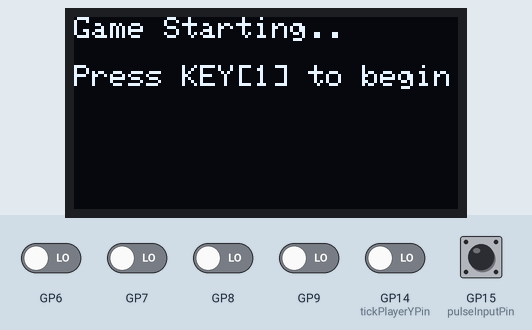
Bench run of a sketch on a simulated Raspberry Pi Pico. On the bench: 128×64 one-colour display. The test bench sets the inputs (shaded band); at power-on: GP6–9, GP14 (tickPlayerYPin), GP15 (pulseInputPin) LOW.

Above: at 1.2 s.
1.3 s: GP15 (pulseInputPin) pulled HIGH for 0.15 s
2.0 s: GP6 driven HIGH
At 2.3 s:
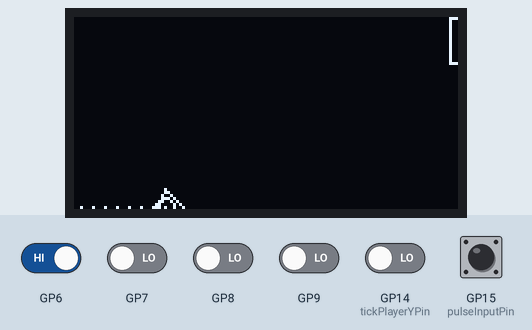
4.5 s: GP15 (pulseInputPin) pulled HIGH for 1 s
At 5.7 s:
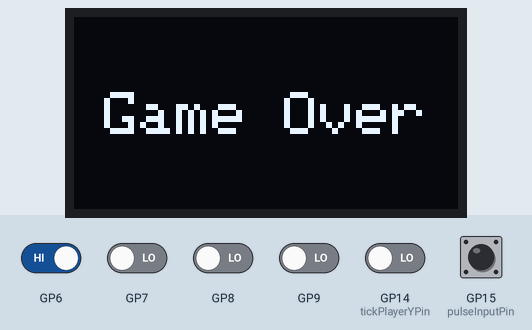
7.0 s: GP15 (pulseInputPin) pulled HIGH for 0.15 s
At 7.22 s:
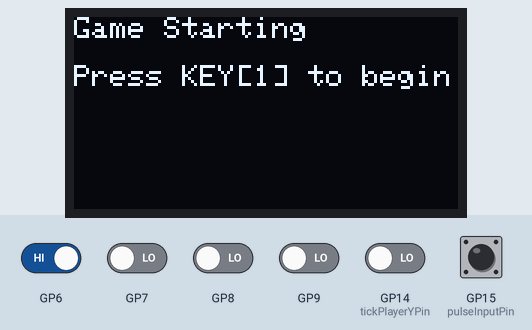
Timing chart, 0 to 8.7 s (numbered marks = the images above; inputs shaded):
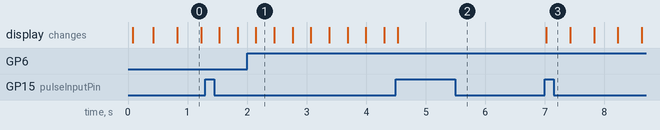

The sketch:

sketch_mar26a.ino
```cpp
#include <Wire.h>
#include <Adafruit_GFX.h>
#include <Adafruit_SSD1306.h>

#define SCREEN_WIDTH 128
#define SCREEN_HEIGHT 64
#define OLED_RESET -1

Adafruit_SSD1306 display(SCREEN_WIDTH, SCREEN_HEIGHT, &Wire, OLED_RESET);

// === Trail Logic ===
const int trailSize = 16;
const int trailMoveDelay = 8;
const int trailSpawnDelay = 100;

struct TrailDot {
  int x;
  int y;
};

TrailDot trail[trailSize];
unsigned long lastTrailMoveTime = 0;
unsigned long lastTrailSpawnTime = 0;
int nextTrailSlot = 0;

// === FSM and Movement ===
volatile bool pulseReceived = false;
int screenState = 1;
int lastScreenState = 0;
bool screenNeedsUpdate = true;

unsigned long lastPulseUpdate = 0;
int pulseStage = 0;

const int pulseInputPin  = 15;
const int tickPlayerYPin = 14;

unsigned long bootTime         = 0;
unsigned long lastJumpTime     = 0;

int playerY = 0;
bool isClimbing = false;
int playerYDisplay = 0;  // <=== Shared playerY display value for sync

// === Level Timer ===
unsigned long screen2StartTime = 0;
bool levelComplete = false;

// === Obstacle Blocks ===
const int MAX_BLOCKS = 16;
int blockX[MAX_BLOCKS];
int blockLane[MAX_BLOCKS];
int blockCount = 0;

const int blockSpeedDelay = 31;
unsigned long lastBlockMoveTime = 0;

// === Per-lane debounce ===
unsigned long lastLanePulseTime[4] = {0, 0, 0, 0};
const unsigned long laneDebounceTime = 10; // ms between pulses per lane

// === Y offset to match FPGA ===
const int Y_VISUAL_OFFSET = 1;

// === ISR: Spawn Blocks on GPIO Pulse ===
void spawnBlock(int lane) {
  unsigned long now = millis();
  if (blockCount >= MAX_BLOCKS) return;
  if (now - lastLanePulseTime[lane] < laneDebounceTime) return;

  lastLanePulseTime[lane] = now;
  blockX[blockCount] = 128;
  blockLane[blockCount] = lane;
  blockCount++;
  screenNeedsUpdate = true;
}

void onLane1() { spawnBlock(0); }
void onLane2() { spawnBlock(1); }
void onLane3() { spawnBlock(2); }
void onLane4() { spawnBlock(3); }
void onPulseReceived() { pulseReceived = true; }

void setup() {
  Serial.begin(9600);
  while (!Serial) delay(10);

  Wire.setSDA(0);
  Wire.setSCL(1);
  Wire.begin();

  if (!display.begin(SSD1306_SWITCHCAPVCC, 0x3C)) {
    Serial.println("OLED init failed!");
    while (1);
  }

  display.clearDisplay();
  display.display();

  pinMode(pulseInputPin, INPUT);
  pinMode(tickPlayerYPin, INPUT);
  attachInterrupt(digitalPinToInterrupt(pulseInputPin), onPulseReceived, RISING);

  for (int pin = 6; pin <= 9; pin++) {
    pinMode(pin, INPUT); // Pulldowns handled externally
  }

  attachInterrupt(digitalPinToInterrupt(6), onLane1, RISING);
  attachInterrupt(digitalPinToInterrupt(7), onLane2, RISING);
  attachInterrupt(digitalPinToInterrupt(8), onLane3, RISING);
  attachInterrupt(digitalPinToInterrupt(9), onLane4, RISING);

  bootTime = millis();

  for (int i = 0; i < trailSize; i++) {
    trail[i].x = -4;
    trail[i].y = 0;
  }
}

void loop() {
  unsigned long currentTime = millis();

  // === FSM Pulse ===
  if (pulseReceived && currentTime - bootTime > 1000) {
    pulseReceived = false;
    screenState++;
    if (screenState > 3) screenState = 1;
    screenNeedsUpdate = true;

    if (screenState == 2) {
      screen2StartTime = millis();
      levelComplete = false;
      blockCount = 0;
    }

    if (screenState == 3) {
      levelComplete = false;
      screen2StartTime = 0;
    }
  }

  // === Idle Animation ===
  if (screenState == 1 && currentTime - lastPulseUpdate > 400) {
    pulseStage = (pulseStage + 1) % 4;
    lastPulseUpdate = currentTime;
    screenNeedsUpdate = true;
  }

  // === Player Movement ===
  bool climbSignal = digitalRead(tickPlayerYPin) == HIGH;
  if (screenState == 2 && currentTime - lastJumpTime >= 31 && !levelComplete) {
    if (climbSignal && playerY < 64) playerY++;
    else if (!climbSignal && playerY > 0) playerY--;
    isClimbing = climbSignal;
    lastJumpTime = currentTime;
    screenNeedsUpdate = true;
  }

  // === Trail Movement ===
  if (screenState == 2 && currentTime - lastTrailMoveTime >= trailMoveDelay && !levelComplete) {
    for (int i = 0; i < trailSize; i++) {
      if (trail[i].x > -2) trail[i].x -= 1;
    }
    lastTrailMoveTime = currentTime;
    screenNeedsUpdate = true;
  }

  // === Trail Spawning ===
  if (screenState == 2 && currentTime - lastTrailSpawnTime >= trailSpawnDelay && !levelComplete) {
    trail[nextTrailSlot].x = 30;
    trail[nextTrailSlot].y = playerYDisplay; // <=== Now synced with actual player drawing
    nextTrailSlot = (nextTrailSlot + 1) % trailSize;
    lastTrailSpawnTime = currentTime;
    screenNeedsUpdate = true;
  }

  // === Obstacle Movement ===
  if (screenState == 2 && currentTime - lastBlockMoveTime >= blockSpeedDelay && !levelComplete) {
    for (int i = 0; i < blockCount; i++) {
      blockX[i] -= 1;
    }

    int writeIndex = 0;
    for (int i = 0; i < blockCount; i++) {
      if (blockX[i] > -32) {
        blockX[writeIndex] = blockX[i];
        blockLane[writeIndex] = blockLane[i];
        writeIndex++;
      }
    }
    blockCount = writeIndex;

    lastBlockMoveTime = currentTime;
    screenNeedsUpdate = true;
  }

  // === Level Completion ===
  if (screenState == 2 && !levelComplete && currentTime - screen2StartTime >= 20000) {
    levelComplete = true;
    screenNeedsUpdate = true;
    Serial.println("Level Complete");
  }

  // === Display Refresh ===
  if (screenState != lastScreenState || screenNeedsUpdate) {
    display.clearDisplay();

    switch (screenState) {
      case 1: drawIdleScreen(); break;
      case 2: drawGameScreen(); break;
      case 3: drawGameOverScreen(); break;
    }

    display.display();
    lastScreenState = screenState;
    screenNeedsUpdate = false;
  }
}

void drawIdleScreen() {
  display.setTextSize(1);
  display.setTextColor(SSD1306_WHITE);
  display.setCursor(0, 0);
  display.print("Game Starting");
  for (int i = 0; i < pulseStage; i++) display.print(".");
  display.setCursor(0, 16);
  display.println("Press KEY[1] to begin");
}

void drawGameScreen() {
  int ypos = SCREEN_HEIGHT - playerY - Y_VISUAL_OFFSET;
  playerYDisplay = ypos; // <=== Set display y-position here
  int xpos = 32;

  if (!levelComplete) {
    for (int i = 0; i < trailSize; i++) {
      if (trail[i].x > -2 && trail[i].x < SCREEN_WIDTH) {
        display.drawPixel(trail[i].x, trail[i].y, WHITE);
      }
    }

    if (isClimbing) {
      display.drawTriangle(xpos - 2, ypos + 6, xpos - 6, ypos - 6, xpos + 10, ypos - 6, WHITE);
    } else {
      display.drawTriangle(xpos - 6, ypos + 6, xpos - 2, ypos - 6, xpos + 10, ypos + 6, WHITE);
    }

    display.drawCircle(xpos - 2, ypos, 3, WHITE);

    for (int i = 0; i < blockCount; i++) {
      int x = blockX[i];
      int y = blockLane[i] * 16;
      display.drawRect(x, y, 32, 16, WHITE); // outline only
    }
  }

  if (levelComplete) {
    display.setTextSize(2);
    display.setTextColor(SSD1306_WHITE);
    display.setCursor(16, 16);
    display.println("Level");
    display.setCursor(21, 34);
    display.println("Complete");
  }
}

void drawGameOverScreen() {
  display.setTextSize(2);
  display.setTextColor(SSD1306_WHITE);
  display.setCursor(10, 25);
  display.println("Game Over");
}
```

Measured:
- after the input at 2.0 s, the display: changes after 0.15 s (image 1)
- after the input at 4.5 s, the display: changes at once (image 2)
- after the input at 7.0 s, the display: changes at once (image 3)
